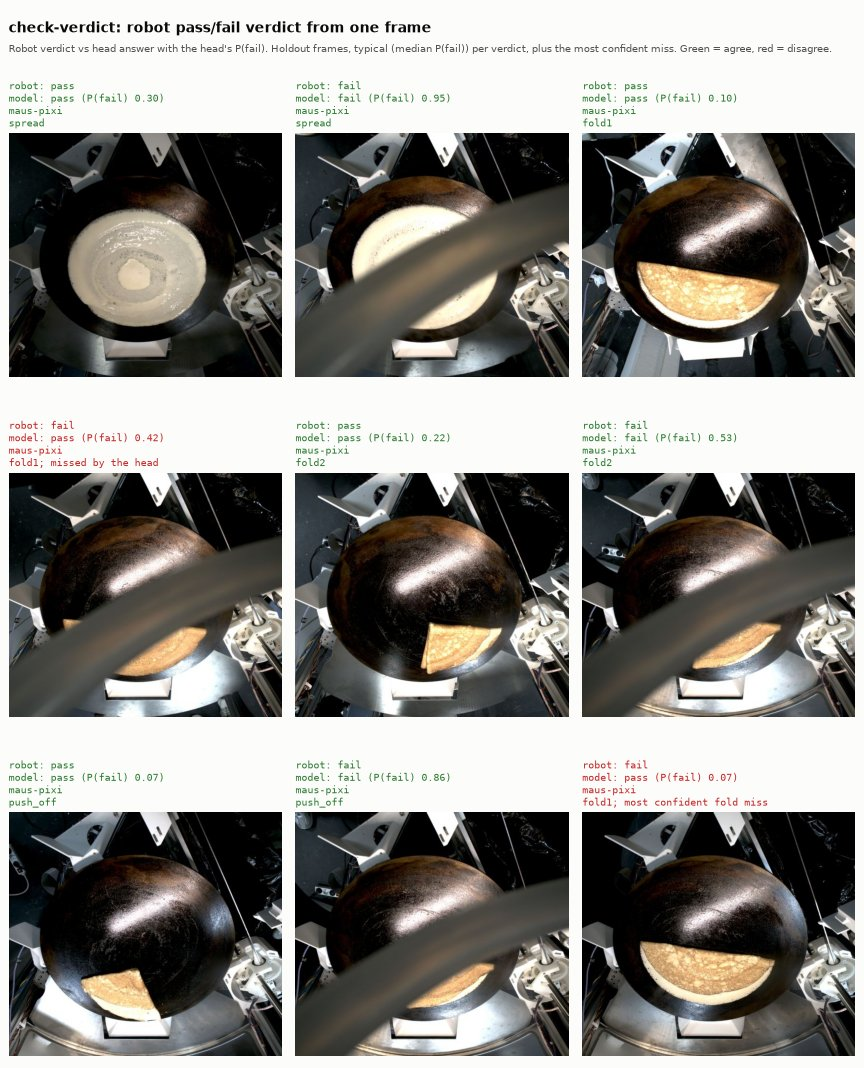
#> input picture assets/check-verdict-example.jpg, 864 x 1068 px
$ python -i pixel_masks.py   (imports and definitions only)
#> lines starting #> are read from the running program, lines starting #| are printed output that depends on the picture; after the words box and inside, x2 and y2 are one past the last pixel; in counts of white or black regions, pixels touching at a corner belong together
#> further down, picture is the input picture: shape (1068, 864, 3); mean B, G, R 129.9, 134.2, 136.1
"""Mask suggestions from fixed colours and connected pixels, without models."""

from __future__ import annotations

import argparse
import hashlib
import json
import os
import shutil
from dataclasses import asdict, dataclass
from pathlib import Path

import cv2
import numpy as np

BYTE_MAX = 255
CHANNELS = 3
CONNECTIVITY = 8
EDGE_KERNEL = 3
PREVIEW_ALPHA = 0.45
MATERIAL_COLOUR = (60, 190, 60)
HOLE_COLOUR = (40, 40, 230)
MATERIAL_LABEL = 1
HOLE_LABEL = 2
ALGORITHM_VERSION = "pixel-colour-components-v1"
DEFAULT_DATA = Path(__file__).resolve().parents[2] / "data"


@dataclass(frozen=True)
class PixelMaskConfig:
    """Fixed OpenCV byte-scale thresholds, not fitted colour statistics."""

    min_lightness: int = 90
    min_yellow: int = 135
    max_saturation: int = 200
    max_hole_lightness: int = 70
    opening: int = 3
    closing: int = 5
    min_area: int = 128
    min_hole_area: int = 32
    keep_largest: bool = True


DEFAULT_CONFIG = PixelMaskConfig()


def _regions(
    mask: np.ndarray,
    min_area: int,
    *,
    largest: bool = False,
    forbidden: np.ndarray | None = None,
) -> np.ndarray:
    count, labels, stats, _ = cv2.connectedComponentsWithStats(
        mask.astype(np.uint8), connectivity=CONNECTIVITY
    )
    rejected = (
        set(np.unique(labels[forbidden])) if forbidden is not None else set()
    )
    selected = [
        index
        for index in range(1, count)
        if stats[index, cv2.CC_STAT_AREA] >= min_area and index not in rejected
    ]
    if largest and selected:
        selected = [max(selected, key=lambda i: stats[i, cv2.CC_STAT_AREA])]
    return np.isin(labels, selected)


def suggest_masks(
    image: np.ndarray,
    *,
    roi: tuple[int, int, int, int] | None = None,
    config: PixelMaskConfig = DEFAULT_CONFIG,
) -> tuple[np.ndarray, np.ndarray]:
    """Suggest material and enclosed dark gaps in original coordinates."""
    if (
        image.dtype != np.uint8
        or image.ndim != CHANNELS
        or image.shape[2] != CHANNELS
        or min(image.shape[:2]) < 1
    ):
        raise ValueError("Expected an 8-bit three-channel BGR image")
    for value in (
        config.min_lightness,
        config.min_yellow,
        config.max_saturation,
        config.max_hole_lightness,
    ):
        if not 0 <= value <= BYTE_MAX:
            raise ValueError("Colour thresholds must be between 0 and 255")
    if config.min_area < 1 or config.min_hole_area < 1:
        raise ValueError("Region areas must be positive")
    for size in (config.opening, config.closing):
        if size < 1 or size % 2 == 0:
            raise ValueError("Cleanup sizes must be positive odd integers")
    height, width = image.shape[:2]
    inside = np.ones((height, width), dtype=bool)
    if roi is not None:
        x, y, w, h = roi
        if min(x, y) < 0 or min(w, h) < 1 or x + w > width or y + h > height:
            raise ValueError("ROI must fit inside the original image")
        inside[:] = False
        inside[y : y + h, x : x + w] = True
    lab = cv2.cvtColor(image, cv2.COLOR_BGR2LAB)
#> lab: shape (1068, 864, 3); mean of channels 0, 1, 2 136.4, 128.1, 130.6
    hsv = cv2.cvtColor(image, cv2.COLOR_BGR2HSV)
#> hsv: shape (1068, 864, 3); mean H, S, V 39.9, 45.8, 138.1
    warm = (
        (lab[..., 0] >= config.min_lightness)
        & (lab[..., 2] >= config.min_yellow)
        & (hsv[..., 1] <= config.max_saturation)
        & inside
    )
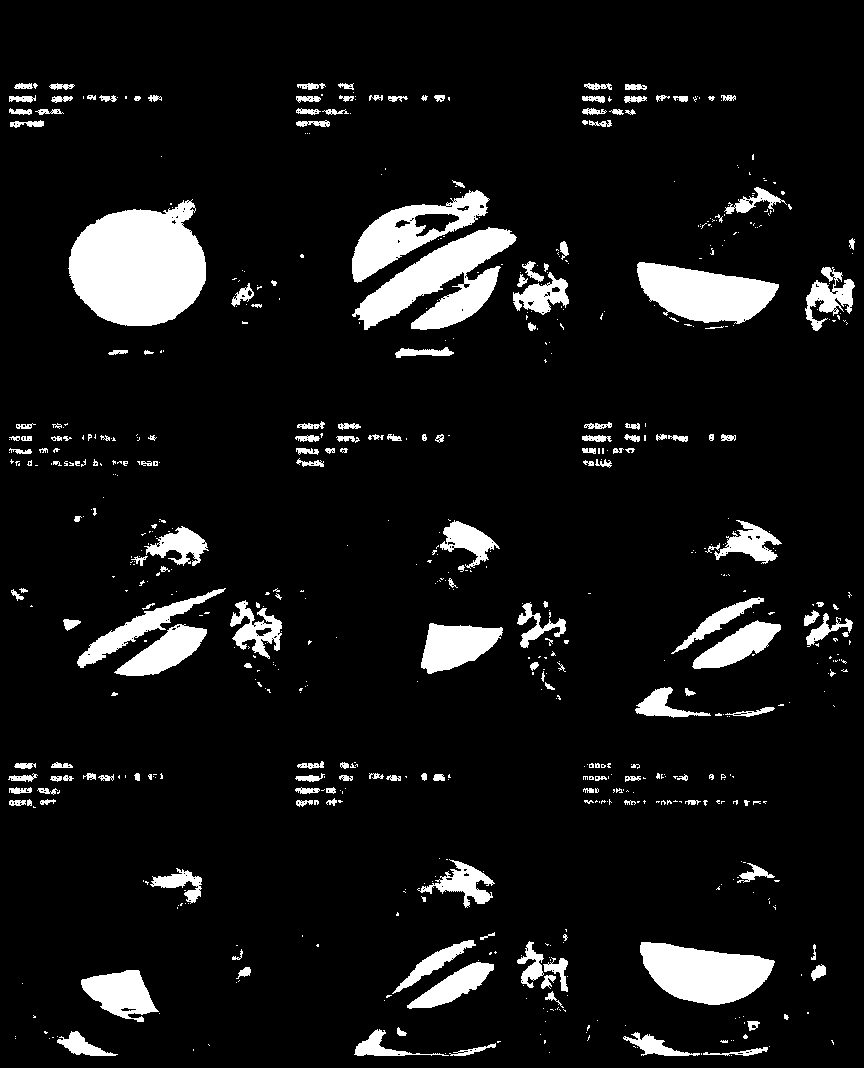
#> warm: shape (1068, 864) bool; 8.7% white; 670 white regions (475 under 20 px), largest, box (x1, y1, x2, y2) and area: (68, 199, 206, 326) 12955, (352, 227, 517, 330) 7569, (640, 942, 775, 1005) 5705
    candidate = warm.astype(np.uint8)
    for operation, size in (
        (cv2.MORPH_OPEN, config.opening),
        (cv2.MORPH_CLOSE, config.closing),
    ):
        candidate = cv2.morphologyEx(
            candidate, operation, np.ones((size, size), np.uint8)
        )
        candidate &= inside.astype(np.uint8)
    material = _regions(candidate, config.min_area, largest=config.keep_largest)
#> in _regions, `count, labels, stats, _ = cv2.connectedComponentsWithStats( mask.astyp..`:
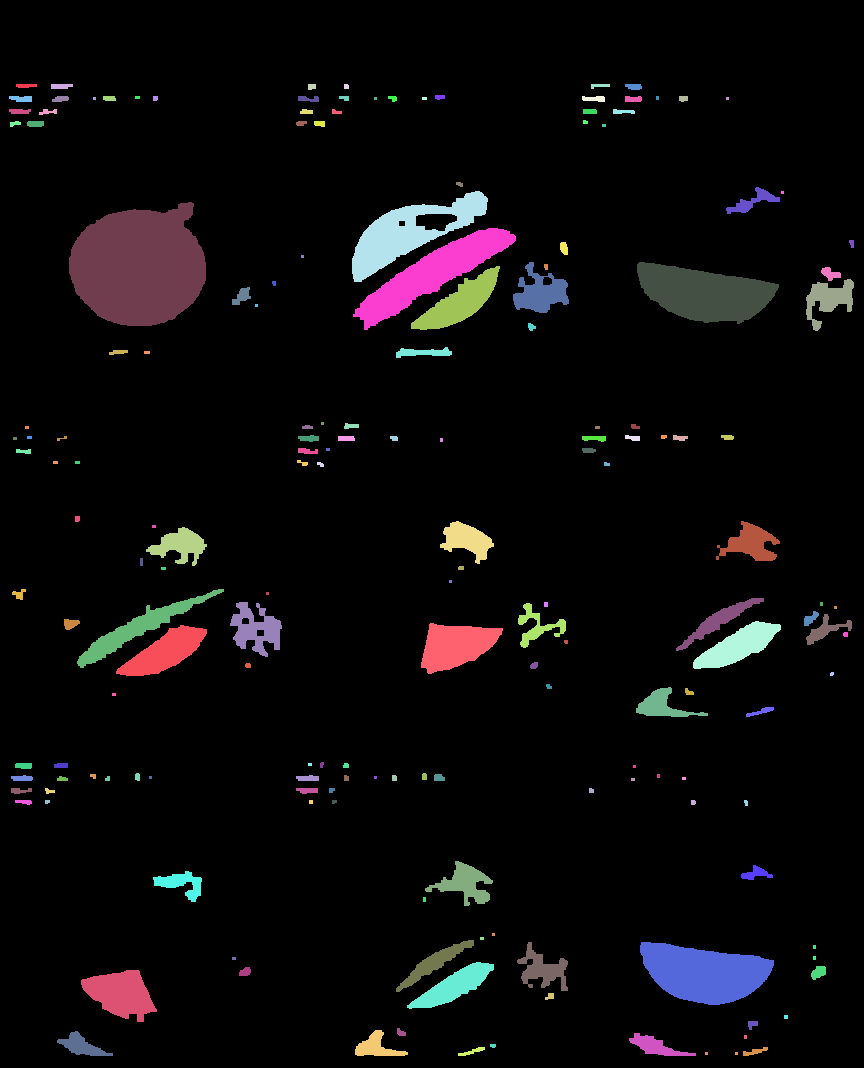
#> labels: shape (1068, 864) int32; 180 distinct labels, from 0 to 179; one colour per label, 0 black
#> in _regions, `count, labels, stats, _ = cv2.connectedComponentsWithStats( mask.astyp..`: count = 180; stats = 180 rows, first 6: [0, 0, 864, 1068, 848558], [16, 84, 21, 4, 74], [51, 84, 22, 5, 100], [308, 84, 8, 6, 44], [344, 84, 5, 5, 24], [591, 84, 19, 5, 63]
#> in _regions, `rejected = ( set(np.unique(labels[forbidden])) if forbidden is not Non..`: rejected = 0 items
#> in _regions, `selected = [ index for index in range(1, count) if stats[index, cv2.CC..`: selected = 35 values from 37 to 173
#> in _regions, `selected = [max(selected, key=lambda i: stats[i, cv2.CC_STAT_AREA])]`: selected = [40]
    if not material.any():
        return material, np.zeros_like(material)
    # Only background regions disconnected from every image edge are enclosed.
    background = (~material).astype(np.uint8)
#> background: shape (1068, 864); values 0 (black) and 1 (white), 98.6% white; 1 black region, box (x1, y1, x2, y2) and area: (69, 202, 206, 326) 12934
    _, labels = cv2.connectedComponents(background, connectivity=CONNECTIVITY)
    exterior = np.unique(
        np.concatenate(
            (
                labels[0],
                labels[-1],
                labels[:, 0],
                labels[:, -1],
            )
        )
    )
#> exterior = [1]
    enclosed = ~material & ~np.isin(labels, exterior)
#> enclosed: shape (1068, 864) bool; every value is 0
    silhouette = material | enclosed
    boundary = silhouette & ~cv2.erode(
        silhouette.astype(np.uint8),
        np.ones((EDGE_KERNEL, EDGE_KERNEL), np.uint8),
    ).astype(bool)
#> boundary: shape (1068, 864) bool; 0.06% white in thin lines or dots, all inside (x1, y1, x2, y2) = (69, 202, 206, 326)
    dark = (lab[..., 0] <= config.max_hole_lightness) & silhouette & inside
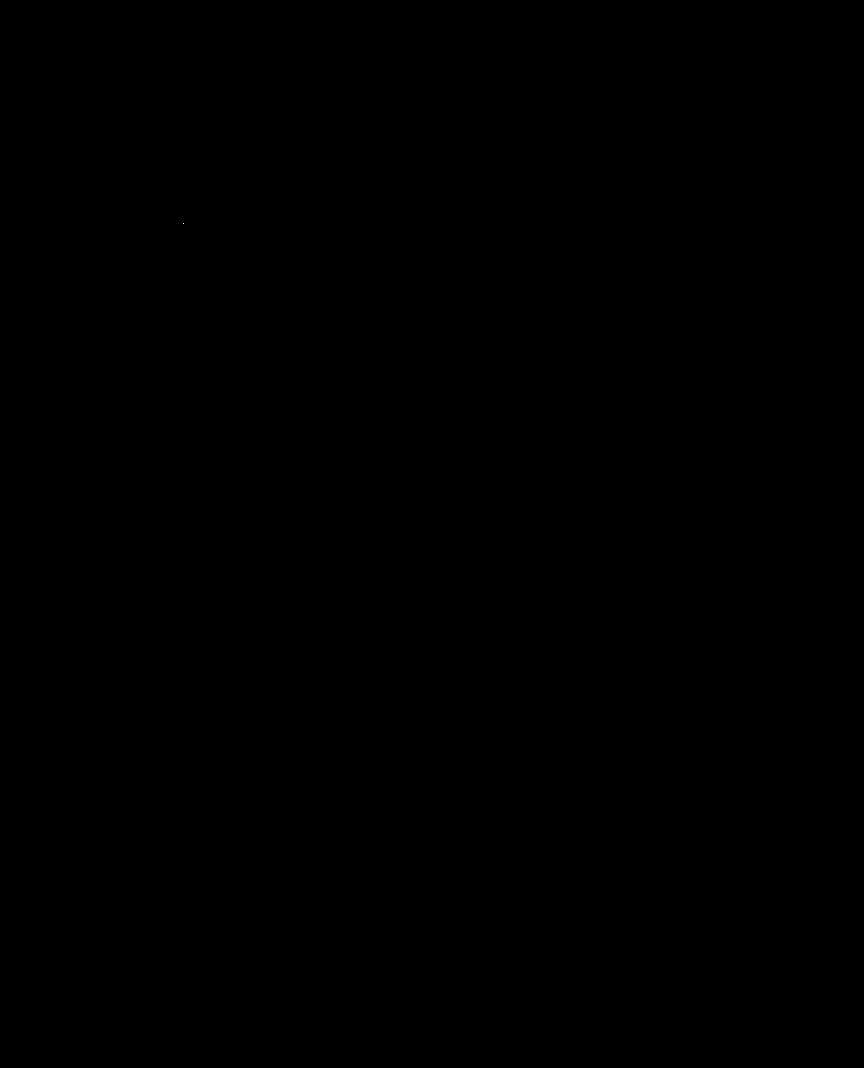
#> dark: shape (1068, 864) bool; 0% white in thin lines or dots, all inside (x1, y1, x2, y2) = (183, 223, 184, 224)
    holes = _regions(dark, config.min_hole_area, forbidden=boundary)
    return material & ~holes, holes


# [143 lines left out: functions preview_masks, write_suggestions, main, not called in this run]


# [2 lines not run here, left out]

>>> import cv2
>>> picture = cv2.imread('../../assets/check-verdict-example.jpg')
>>> result = suggest_masks(picture)

$ run again, on assets/failure-reason-example.jpg
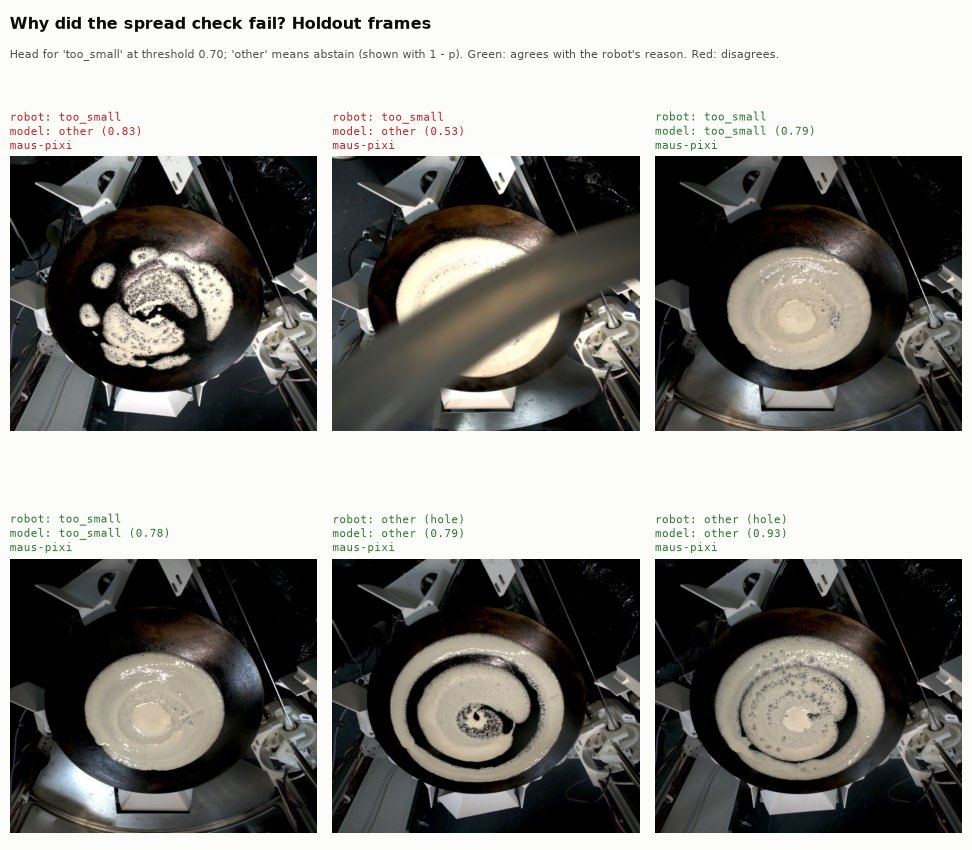
#> input picture assets/failure-reason-example.jpg, 972 x 850 px
#> picture is the input picture: shape (850, 972, 3); mean B, G, R 132.2, 135.7, 136.7
#> lab: shape (850, 972, 3); mean of channels 0, 1, 2 137.5, 127.9, 130
#> hsv: shape (850, 972, 3); mean H, S, V 37.7, 39.6, 138.2
#> warm: shape (850, 972) bool; 10.8% white; 376 white regions (255 under 20 px), largest, box (x1, y1, x2, y2) and area: (716, 638, 885, 780) 15316, (728, 247, 871, 369) 13503, (86, 652, 224, 770) 12173
#> count = 103; stats = 103 rows, first 6: [0, 0, 972, 850, 740329], [666, 113, 9, 8, 57], [762, 113, 3, 4, 12], [91, 115, 7, 5, 31], [656, 115, 3, 4, 12], [683, 114, 4, 4, 15]
#> rejected = 0 items
#> in _regions, `selected = [ index for index in range(1, count) if stats[index, cv2.CC..`: selected = 26 values from 20 to 102
#> in _regions, `selected = [max(selected, key=lambda i: stats[i, cv2.CC_STAT_AREA])]`: selected = [92]
#> background: shape (850, 972); values 0 (black) and 1 (white), 98.1% white; 1 black region, box (x1, y1, x2, y2) and area: (716, 638, 885, 780) 15556
#> in suggest_masks, `_, labels = cv2.connectedComponents(background, connectivity=CONNECTIV..`:
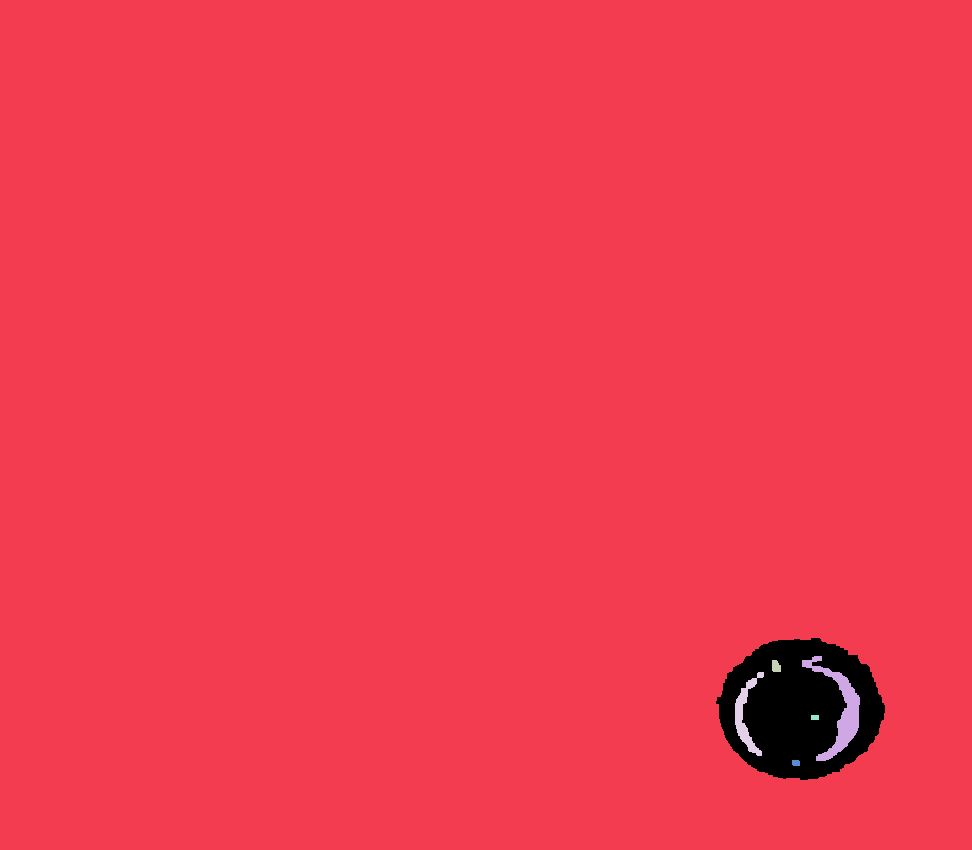
#> labels: shape (850, 972) int32; 7 distinct labels, from 0 to 6; one colour per label, 0 black
#> exterior = [1]
#> enclosed: shape (850, 972) bool; 0.31% white; 5 white regions, box (x1, y1, x2, y2) and area: (802, 656, 860, 761) 1652, (735, 672, 764, 756) 757, (772, 660, 781, 672) 93, (792, 760, 800, 766) 46, (811, 715, 819, 720) 40
#> in suggest_masks, `silhouette = material | enclosed`:
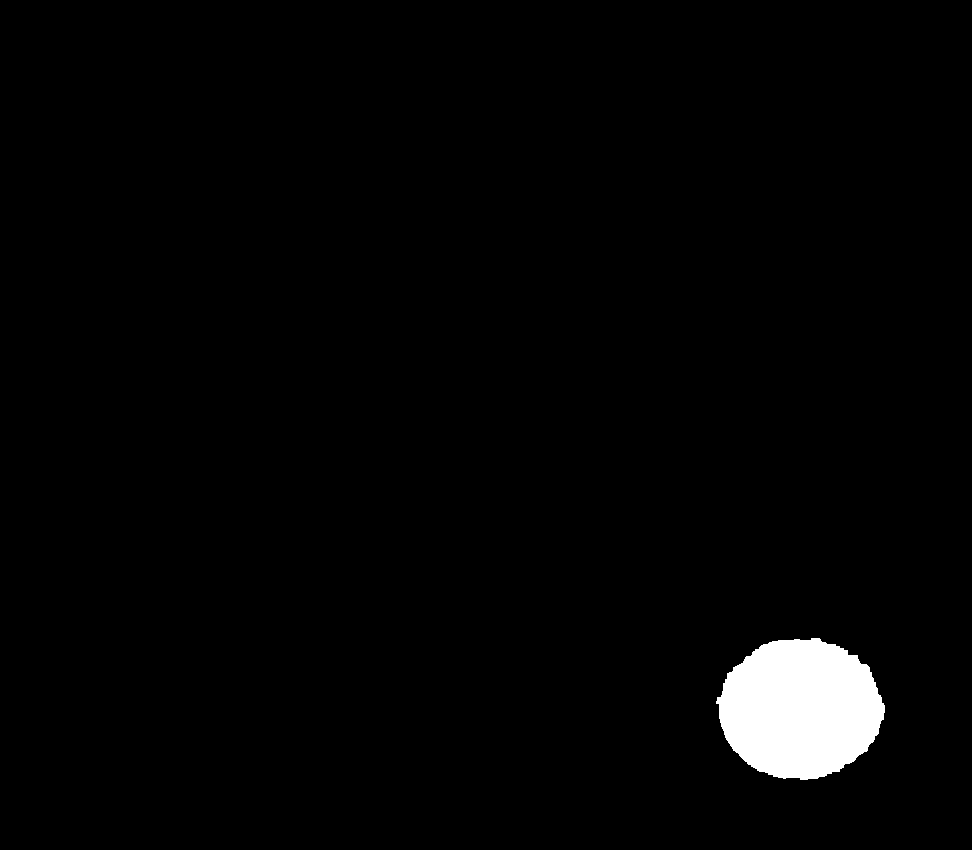
#> silhouette: shape (850, 972) bool; 2.2% white; 1 white region, box (x1, y1, x2, y2) and area: (716, 638, 885, 780) 18144
#> boundary: shape (850, 972) bool; 0.08% white in thin lines or dots, all inside (x1, y1, x2, y2) = (716, 638, 885, 780)
#> dark: shape (850, 972) bool; 0.13% white; 10 white regions (6 under 20 px), largest, box (x1, y1, x2, y2) and area: (812, 679, 858, 760) 867, (739, 706, 747, 737) 74, (771, 756, 810, 764) 64, (749, 744, 764, 753) 53
